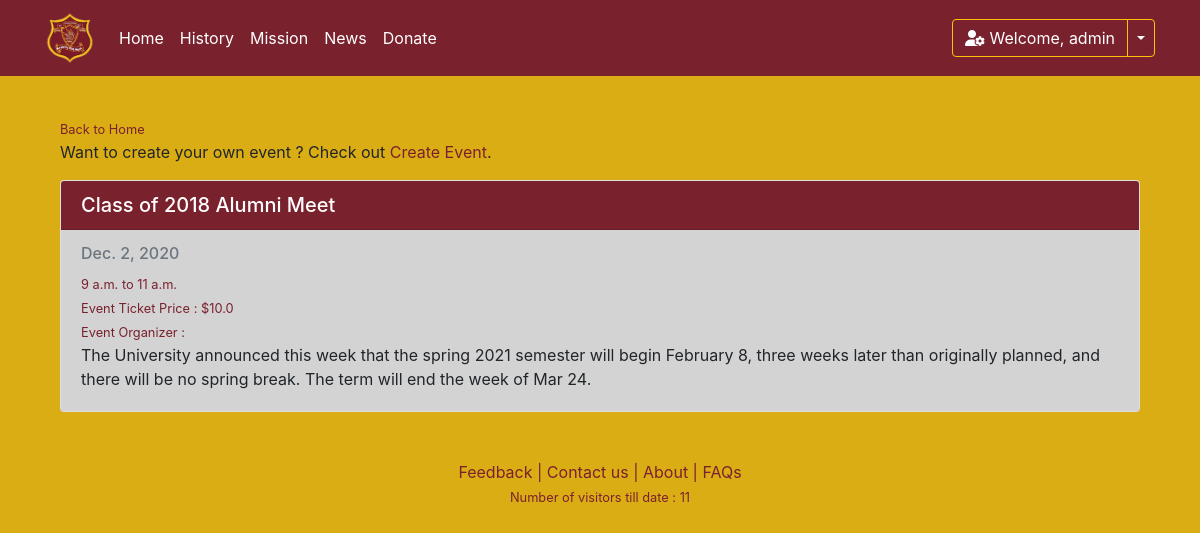
/alleventslist/ (signed in), run on the app's committed database.
### Maggotty/models.py (models this page shows, shortened)
class Event(models.Model):
    eventName = models.CharField("Event Name", max_length=255, blank=False)
    eventDesc = models.TextField("Event Description", max_length=1024, blank=True, null=True)
    fromDate = models.DateField(blank=False)
    toDate = models.DateField(blank=False)
    startTime = models.TimeField()
    endTime = models.TimeField()
    ticket = models.FloatField("Ticket Price", null=True)
    isApproved = models.BooleanField("Is Approved", default=False)
    createdBy = models.CharField("Created By", max_length=255, editable=False)

### Maggotty/views.py (the view)
# urls.py: path("alleventslist/", views.alleventslist, name="alleventslist"),
def alleventslist(request):
    today = date.today().strftime('%Y-%m-%d')
    allEvents = Event.objects.filter(fromDate__range=["2010-01-01", today])
    return render(request, "Maggotty/alleventslist.html", {"allEvents": allEvents})

### Maggotty/context_processors.py (called while the page is built)
def get_current_cart_to_context(request):
    current_user = request.user
    cart_items = 0
    cart_items = Order.objects.filter(username=current_user.username,ifPaid=False).count()
    no_of_visitors = User.objects.all().count()
    return {
        'CART_COUNT' : cart_items,
        'VISITORS' : no_of_visitors
    }

### Maggotty/templates/Maggotty/alleventslist.html (shortened to what this page needs)
{% extends "Maggotty/layout.html" %}
{% block content %}
<div class="container">
    <div class="row row-content">
        <div class="col col-sm order-sm-first col-md">
          <small><a href="{% url 'home' %}" class="redLink">Back to Home</a></small>
          <br/>
            <p>
                Want to create your own event ? Check out <a class="redLink" href="{% url 'createevent' %}">Create Event</a>.
            </p>
        </div>
    </div>
    {% for record in allEvents %}
    <div class="card">
        <h5 class="card-header text-white" style="background-color: #7a212e;">{{record.eventName}}</h5>
        <div class="card-body" style="background-color:lightgray;">
          {% if record.fromDate == record.toDate %}
            <h6 class="card-subtitle mb-2 text-muted">{{record.fromDate}}</h6>
          {% else %}
            <h6 class="card-subtitle mb-2 text-muted">{{record.fromDate}} - {{record.toDate}}</h6>
          {% endif %}
          <small class="redLink">{{record.startTime}} to {{record.endTime}}</small><br/>
          <small class="redLink">Event Ticket Price : ${{record.ticket}}</small><br/>
          <small class="redLink">Event Organizer : {{record.createdBy}}</small>
          <p class="card-text">{{record.eventDesc}}</p>
        </div>
      </div>
    <br/>
    {% endfor %}
</div>
{% endblock %}

### Maggotty/templates/Maggotty/layout.html (shortened to what this page needs)
<!DOCTYPE html>
<html>
<head>
    {% load static %}
    <link rel="stylesheet" type="text/css" href="{% static 'Maggotty/style.css' %}">
    <link rel="stylesheet" href="https://stackpath.bootstrapcdn.com/bootstrap/4.5.2/css/bootstrap.min.css">
    <link rel="stylesheet" href="https://stackpath.bootstrapcdn.com/font-awesome/4.7.0/css/font-awesome.min.css">
    <link rel="stylesheet" href="https://cdnjs.cloudflare.com/ajax/libs/tempusdominus-bootstrap-4/5.39.0/css/tempusdominus-bootstrap-4.min.css" />
</head>
<body class="bgPage">
    <nav class="navbar navbar-expand-md navbar-dark mb-3">
        <div class="container">
            <a class="navbar-brand" href="#">
                <img src="{% static 'Maggotty/MHLogo_tran.png' %}" height="50">
              </a>
            <div class="collapse navbar-collapse" id="navbarCollapse">
                <div class="navbar-nav">
                    <a href="{% url 'home' %}" class="nav-item nav-link active">Home</a>
                    <a href="{% url 'history' %}" class="nav-item nav-link active" >History</a>
                    <a href="{% url 'mission' %}" class="nav-item nav-link active">Mission</a>
                    <a href="{% url 'news' %}" class="nav-item nav-link active">News</a>
                    <a href="{% url 'donate' %}" class="nav-item nav-link active">Donate</a>
                </div>
                <div class="navbar-nav ml-auto">
                    {% if user.is_authenticated %}
                    <div class="btn-group">
                        <button type="button" class="btn btn-warning"><i class='fas fa-user-cog user-icon'></i> Welcome, {{ user.username }}</button>
                        <button type="button" class="btn btn-warning dropdown-toggle dropdown-toggle-split" data-toggle="dropdown" aria-haspopup="true" aria-expanded="false">
                        </button>
                      </div>
                    {% else %}
                        <a href="{% url 'register'%}" class="nav-item nav-link" style="color:white">Register</a>
                        <a href="{% url 'login'%}" class="nav-item nav-link" style="color:white">Login</a>
                    {% endif %}
                </div>
            </div>
        </div>
    </nav>
    <div class="container">
        <div class="row">
            <div class="col-md-12">
                  <br/>
                  {% block content %}
                  {% endblock %}
            </div>
        </div>
    </div>
    <footer style="padding-top: 2%;">
        <div class="row">
            <p>
                <div class="col-md-12 text-md-center col-s-3">
                    <a href="{% url 'feedback' %}" class="redLink" href="./feedback.html" >Feedback</a>
                    <span class="redLink">|</span>
                    <a href="{% url 'contact' %}" class="redLink">Contact us</a>
                    <span class="redLink">|</span>
                    <a href="{% url 'about' %}" class="redLink">About</a>
                    <span class="redLink">|</span>
                    <a href="{% url 'faq' %}" class="redLink">FAQs</a>
                </div>
            </p>
        </div>
        <div class="row">
            <div class="col-md-12 text-md-center text-muted">
              <p><small class="redLink">Number of visitors till date : {{ VISITORS }}</small></p>
            </div>
        </div>
    </footer>
</body>
</html>

### Maggotty/static/Maggotty/style.css (style rules this page uses)
.navbar { background: #7a212e; }
.btn { background-color: #7a212e !important; color:white !important; }
.redLink { color:#7a212e !important; }
.bgPage { background-color: #daaa0cf5; }

### data on the page
Event: eventName "Class of 2018 Alumni Meet", fromDate "Dec. 2, 2020", startTime "9 a.m.", endTime "11 a.m.", ticket "10.0", eventDesc "The University announced this week that the spring 2021 semester will begin February 8, three weeks later than originally planned, and there will be no spring break. The term will end the week of Mar 24."

### other printed values
{{ user.username }} "admin"
{{ VISITORS }} "11"
